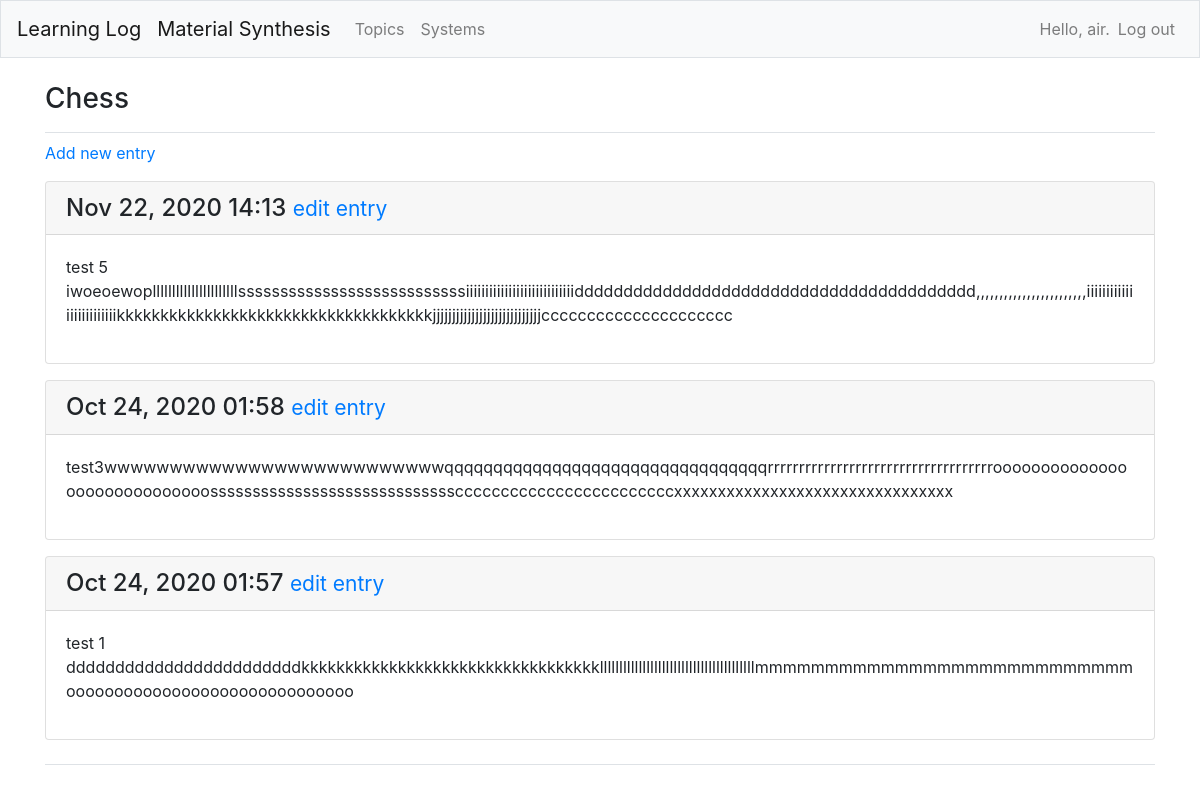
The page /topics/1/ (signed in) on the database its author committed.
### learning_logs/models.py (models this page shows, shortened)
class Topic(models.Model):
	text = models.CharField(max_length=200)
	date_added = models.DateTimeField(auto_now_add=True)
	owner = models.ForeignKey(User, on_delete=models.CASCADE)
	def __str__(self):
		return self.text

class Entry(models.Model):
	topic = models.ForeignKey(Topic,on_delete=models.CASCADE)
	text = models.TextField()
	date_added = models.DateTimeField(auto_now_add=True)
	class Meta:
		verbose_name_plural = 'entries'

### learning_logs/views.py (the view)
# urls.py: path('topics/<int:topic_id>/',views.topic, name='topic'),
@login_required
def topic(request, topic_id):
	topic = Topic.objects.get(id=topic_id)
	if topic.owner != request.user:
		raise Http404
	entries = topic.entry_set.order_by('-date_added')
	context = {'topic':topic,'entries':entries}
	return render(request, 'learning_logs/topic.html',context)

### learning_logs/templates/learning_logs/topic.html
{% extends "learning_logs/base.html" %}
{% block page_header %}
<h3>{{ topic}}</h3>
{% endblock page_header %}
{% block content %}
<p>
  <a href="{% url 'learning_logs:new_entry' topic.id %}">Add new entry</a>
</p>
{% for entry in entries %}
 <div class="card mb-3">
   <h4 class="card-header">
     {{ entry.date_added|date:'M d, Y H:i'}}
     <small><a href="{% url 'learning_logs:edit_entry' entry.id %}">edit entry</a></small>
   </h4>
   <div class="card-body">
     {{ entry.text|linebreaks }}
   </div>
 </div>
{% empty %}
 <p>There are no entries for this topic yet.</p>
{% endfor %}
{% endblock content %}

### learning_logs/templates/learning_logs/base.html (shortened to what this page needs)
{% load bootstrap4 %}
<!doctype html>
<html lang="en">
<head>
  {% bootstrap_css %}
</head>
<body>
  <nav class="navbar navbar-expand-md navbar-light bg-light mb-4 border">
    <a class="navbar-brand" href="{% url 'learning_logs:index'%}">Learning Log</a>
    <a class="navbar-brand" href="{% url 'material_synthesis:index'%}">Material Synthesis</a>
    <div class="collapse navbar-collapse" id="navbarCollapse">
      <ul class="navbar-nav mr-auto">
         <li class="nav-item">
           <a class="nav-link" href="{% url 'learning_logs:topics'%}">
                Topics</a></li>
         <li class="nav-item">
           <a class="nav-link" href="{% url 'material_synthesis:systems'%}">
                Systems</a></li>
      </ul>
      <ul class="navbar-nav ml-auto">
        {% if user.is_authenticated %}
           <li class="nav-item">
              <span class="navbar-text">Hello, {{ user.username }}.</span>
           </li>
           <li class="nav-item">
              <a class="nav-link" href="{% url 'users:logout'%}">Log out</a>
           </li>
        {% endif %}
      </ul>
    </div>
  </nav>
  <main role="main" class="container">
    <div class="pb-2 mb-2 border-bottom">
      {% block page_header %}{% endblock page_header %}
    </div>
    <div class="pb-2 mb-2 border-bottom">
      {% block content %}{% endblock content %}
    </div>
  </main>
</body>
</html>

### rows shown on the page
Topic: text "Chess"
Entry: date_added "Nov 22, 2020 14:13", text "test 5 iwoeoewopllllllllllllllllllllllsssssssssssssssssssssssssssiiiiiiiiiiiiiiiiiiiiiiiiiiiiddddddddddddddddddddddddddddddddddddddddd,,,,,,,,,,,,,,,,,,,,,,,,iiiiiiiiiiiiiiiiiiiiiiiiikkkkkkkkkkkkkkkkkkkkkkkkkkkkkkkkkkkkjjjjjjjjjjjjjjjjjjjjjjjjjjjjccccccccccccccccccccc"
Entry: date_added "Oct 24, 2020 01:58", text "test3wwwwwwwwwwwwwwwwwwwwwwwwwwqqqqqqqqqqqqqqqqqqqqqqqqqqqqqqqqqrrrrrrrrrrrrrrrrrrrrrrrrrrrrrrrrrrrrooooooooooooooooooooooooooooosssssssssssssssssssssssssssssccccccccccccccccccccccccxxxxxxxxxxxxxxxxxxxxxxxxxxxxxxxx"
Entry: date_added "Oct 24, 2020 01:57", text "test 1 ddddddddddddddddddddddddkkkkkkkkkkkkkkkkkkkkkkkkkkkkkkkkkkllllllllllllllllllllllllllllllllllllllllmmmmmmmmmmmmmmmmmmmmmmmmmmmoooooooooooooooooooooooooooooo"

### other values the page prints
{{ user.username }} "air"
